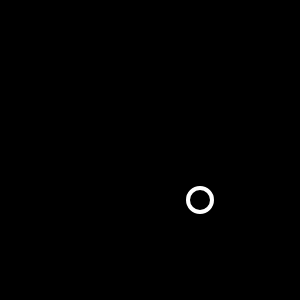
Frame 1 (no input)
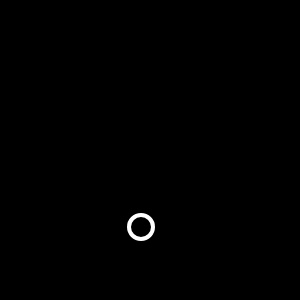
Frame 60 (no input)
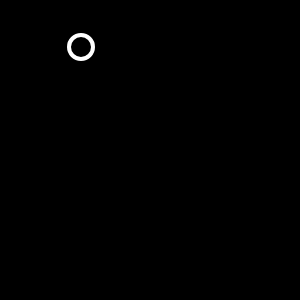
Frame 120 (the mouse pressed at the canvas centre since frame 60)

The p5.js sketch that drew these frames (run headless with seeded random() and noise() and a simulated clock; from frame 60 on, the mouse is pressed at the canvas centre):

// p5.js sketch
// ── sketch.js
var ball = {
  x:200,
  y:200,
  xspeed:-1,
  yspeed:3
}

function setup() {
  createCanvas(300, 300);
}

function draw() {
  background(0);
  display();
  move();
  bounce();
}

function move(){
  ball.x = ball.x + ball.xspeed;
  ball.y = ball.y + ball.yspeed;
}

function bounce(){
  if (ball.x > width || ball.x < 0) {
   ball.xspeed = ball.xspeed * -1;
  }

  if (ball.y > height || ball.y < 0) {
   ball.yspeed = ball.yspeed * -1;
  }
}

function display(){
  stroke(255);
  strokeWeight(4);
  noFill();
  ellipse(ball.x, ball.y, 24, 24);
}

// ── Test1.js
let bubble1 , bubble2;

function setup() {
  createCanvas(300, 300);
  bubble1 = new Bubble();
  bubble2 = new Bubble();
  print(bubble1.x, bubble1.y);
}

function draw() {
  background(0);
  bubble1.show();
  bubble1.move();
  bubble1.bounce();

  bubble2.show();
  bubble2.move();
  bubble2.bounce();

}

class Bubble {
  constructor(){
    this.x = random(0,300);
    this.y = random(0,300);
    this.xspeed = random(-5,5);
    this.yspeed = random(-5,5);
  }

  move() {
    this.x = this.x + this.xspeed
    this.y = this.y + this.yspeed
  }

  show() {
    stroke(255);
    strokeWeight(4);
    noFill();
    ellipse(this.x, this.y, 24, 24);
  }

  bounce() {
    if (this.x > width || this.x < 0) {
     this.xspeed = this.xspeed * -1;
    }

    if (this.y > height || this.y < 0) {
     this.yspeed = this.yspeed * -1;
    }
  }

}
